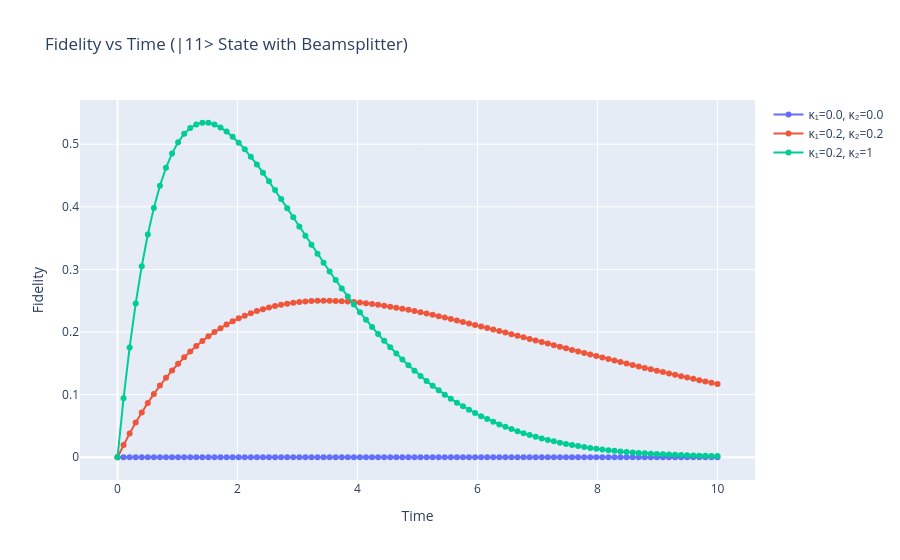

The cell this chart's notebook holds for it:
### Markdown cell above
As we've seen in the notes, a beamsplitter essentially implements a Ry rotation. So what we expect is a similar fidelity curve for to what we have in our phase shifter case except here we rotate the 0 initial state about the y axis instead of the + initial state around the z axis. In the undaped curve we see a lossless sinusoid (something like a cos^2(theta) term) since our 0 component of a state evolving under the BS hamiltonian is given by cos(theta). 

Similarly to the case of the phase shifter, the equal loss version still exhibits some oscillation as photons are loss equally in both sides so we have amplitude damping happening here. 

Lastly, our strong k2 case we see something a little bit different than in the phaseshifter case, mainly because of the initial state we start with. Since we start with a physical state in 10 we have no photons to lose in 01. However as the state evolves to have a component in 01, these photons are rapidly lost. In this case we evolve to a vacuum state fairly quickly as the 10 component either loses photons slowly or evolves to 01 which rapidly loses photons. We can see that by 10s we have essentially 0 fidelity which doesn't oscillate back up which to me implies we've reached a vacuum state.

### Code cell
psi_in = qt.tensor(qt.basis(2,1), qt.basis(2,1)).unit()
evolutions = []
for i in range(3):
    evo = dual_rail_evo_beamsplitter(psi_in, 10, kappa1_list[i], kappa2_list[i])
    evolutions.append(evo)
plot_fidelities(evolutions, psi_zero, kappa1_list, kappa2_list, psi_in="|11> State with Beamsplitter")
